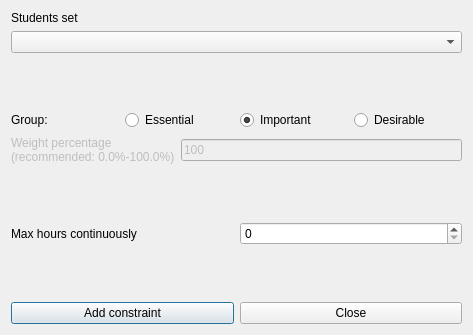
<?xml version="1.0" encoding="UTF-8"?>
<ui version="4.0">
 <class>AddConstraintStudentsSetMaxHoursContinuouslyForm_template</class>
 <widget class="QDialog" name="AddConstraintStudentsSetMaxHoursContinuouslyForm_template">
  <property name="geometry">
   <rect>
    <x>0</x>
    <y>0</y>
    <width>473</width>
    <height>335</height>
   </rect>
  </property>
  <property name="windowTitle">
   <string extracomment="This is the title of the dialog to add a new constraint of this type">Add students set max hours continuously</string>
  </property>
  <layout class="QVBoxLayout" name="verticalLayout_2">
   <item>
    <layout class="QVBoxLayout" name="verticalLayout">
     <item>
      <widget class="QLabel" name="studentsTextLabel">
       <property name="frameShape">
        <enum>QFrame::NoFrame</enum>
       </property>
       <property name="frameShadow">
        <enum>QFrame::Plain</enum>
       </property>
       <property name="text">
        <string>Students set</string>
       </property>
       <property name="wordWrap">
        <bool>false</bool>
       </property>
      </widget>
     </item>
     <item>
      <widget class="QComboBox" name="studentsComboBox">
       <property name="editable">
        <bool>false</bool>
       </property>
       <property name="insertPolicy">
        <enum>QComboBox::NoInsert</enum>
       </property>
       <property name="autoCompletion">
        <bool>false</bool>
       </property>
       <property name="duplicatesEnabled">
        <bool>false</bool>
       </property>
      </widget>
     </item>
    </layout>
   </item>
   <item>
    <spacer name="verticalSpacer_3">
     <property name="orientation">
      <enum>Qt::Vertical</enum>
     </property>
     <property name="sizeHint" stdset="0">
      <size>
       <width>20</width>
       <height>27</height>
      </size>
     </property>
    </spacer>
   </item>
   <item>
    <layout class="QHBoxLayout" name="horizontalLayout_4">
     <item>
      <widget class="QLabel" name="groupTextLabel">
       <property name="text">
        <string>Group:</string>
       </property>
      </widget>
     </item>
     <item>
      <widget class="QRadioButton" name="essentialRadioButton">
       <property name="text">
        <string>Essential</string>
       </property>
      </widget>
     </item>
     <item>
      <widget class="QRadioButton" name="importantRadioButton">
       <property name="text">
        <string>Important</string>
       </property>
       <property name="checked">
        <bool>true</bool>
       </property>
      </widget>
     </item>
     <item>
      <widget class="QRadioButton" name="desirableRadioButton">
       <property name="text">
        <string>Desirable</string>
       </property>
      </widget>
     </item>
    </layout>
   </item>
   <item>
    <layout class="QHBoxLayout" name="horizontalLayout_2">
     <item>
      <widget class="QLabel" name="weightTextLabel">
       <property name="enabled">
        <bool>false</bool>
       </property>
       <property name="frameShape">
        <enum>QFrame::NoFrame</enum>
       </property>
       <property name="frameShadow">
        <enum>QFrame::Plain</enum>
       </property>
       <property name="text">
        <string>Weight percentage
(recommended: 0.0%-100.0%)</string>
       </property>
       <property name="wordWrap">
        <bool>false</bool>
       </property>
      </widget>
     </item>
     <item>
      <widget class="QLineEdit" name="weightLineEdit">
       <property name="enabled">
        <bool>false</bool>
       </property>
       <property name="text">
        <string notr="true">100</string>
       </property>
      </widget>
     </item>
    </layout>
   </item>
   <item>
    <spacer name="verticalSpacer_2">
     <property name="orientation">
      <enum>Qt::Vertical</enum>
     </property>
     <property name="sizeHint" stdset="0">
      <size>
       <width>20</width>
       <height>27</height>
      </size>
     </property>
    </spacer>
   </item>
   <item>
    <layout class="QHBoxLayout" name="horizontalLayout_3">
     <item>
      <widget class="QLabel" name="maxHoursTextLabel">
       <property name="frameShape">
        <enum>QFrame::NoFrame</enum>
       </property>
       <property name="frameShadow">
        <enum>QFrame::Plain</enum>
       </property>
       <property name="text">
        <string>Max hours continuously</string>
       </property>
       <property name="wordWrap">
        <bool>false</bool>
       </property>
      </widget>
     </item>
     <item>
      <widget class="QSpinBox" name="maxHoursSpinBox"/>
     </item>
    </layout>
   </item>
   <item>
    <spacer name="verticalSpacer">
     <property name="orientation">
      <enum>Qt::Vertical</enum>
     </property>
     <property name="sizeHint" stdset="0">
      <size>
       <width>20</width>
       <height>27</height>
      </size>
     </property>
    </spacer>
   </item>
   <item>
    <layout class="QHBoxLayout" name="horizontalLayout">
     <item>
      <widget class="QPushButton" name="addConstraintPushButton">
       <property name="text">
        <string>Add constraint</string>
       </property>
      </widget>
     </item>
     <item>
      <widget class="QPushButton" name="closePushButton">
       <property name="text">
        <string>Close</string>
       </property>
      </widget>
     </item>
    </layout>
   </item>
  </layout>
 </widget>
 <layoutdefault spacing="6" margin="11"/>
 <resources/>
 <connections/>
</ui>
